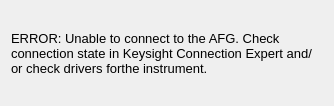
<?xml version="1.0" encoding="UTF-8"?>
<ui version="4.0">
 <class>Dialog</class>
 <widget class="QDialog" name="Dialog">
  <property name="geometry">
   <rect>
    <x>0</x>
    <y>0</y>
    <width>334</width>
    <height>106</height>
   </rect>
  </property>
  <property name="sizePolicy">
   <sizepolicy hsizetype="Fixed" vsizetype="Fixed">
    <horstretch>0</horstretch>
    <verstretch>0</verstretch>
   </sizepolicy>
  </property>
  <property name="windowTitle">
   <string>Help</string>
  </property>
  <layout class="QGridLayout" name="gridLayout">
   <item row="0" column="0">
    <widget class="QLabel" name="label_2">
     <property name="font">
      <font>
       <pointsize>10</pointsize>
      </font>
     </property>
     <property name="text">
      <string>ERROR: Unable to connect to the AFG. Check connection state in Keysight Connection Expert and/or check drivers forthe instrument.</string>
     </property>
     <property name="wordWrap">
      <bool>true</bool>
     </property>
    </widget>
   </item>
  </layout>
 </widget>
 <resources/>
 <connections/>
</ui>
